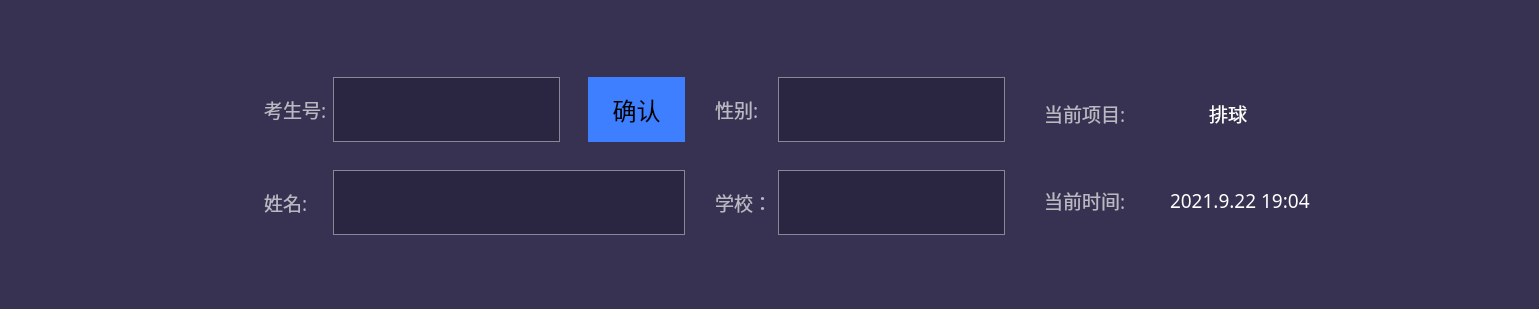
           <widget class="QFrame" name="frame_13">
            <property name="minimumSize">
             <size>
              <width>0</width>
              <height>243</height>
             </size>
            </property>
            <property name="maximumSize">
             <size>
              <width>16777215</width>
              <height>16777215</height>
             </size>
            </property>
            <property name="styleSheet">
             <string notr="true">background-color: rgb(55, 50, 82);</string>
            </property>
            <property name="title" stdset="0">
             <string/>
            </property>
            <layout class="QHBoxLayout" name="horizontalLayout_21">
             <item>
              <layout class="QHBoxLayout" name="horizontalLayout_4">
               <item>
                <spacer name="horizontalSpacer_9">
                 <property name="orientation">
                  <enum>Qt::Horizontal</enum>
                 </property>
                 <property name="sizeType">
                  <enum>QSizePolicy::Maximum</enum>
                 </property>
                 <property name="sizeHint" stdset="0">
                  <size>
                   <width>40</width>
                   <height>20</height>
                  </size>
                 </property>
                </spacer>
               </item>
               <item>
                <layout class="QVBoxLayout" name="verticalLayout_23">
                 <item>
                  <spacer name="verticalSpacer_16">
                   <property name="orientation">
                    <enum>Qt::Vertical</enum>
                   </property>
                   <property name="sizeType">
                    <enum>QSizePolicy::Maximum</enum>
                   </property>
                   <property name="sizeHint" stdset="0">
                    <size>
                     <width>20</width>
                     <height>49</height>
                    </size>
                   </property>
                  </spacer>
                 </item>
                 <item>
                  <widget class="QLabel" name="lbUserPic">
                   <property name="sizePolicy">
                    <sizepolicy hsizetype="Preferred" vsizetype="Preferred">
                     <horstretch>0</horstretch>
                     <verstretch>0</verstretch>
                    </sizepolicy>
                   </property>
                   <property name="minimumSize">
                    <size>
                     <width>155</width>
                     <height>183</height>
                    </size>
                   </property>
                   <property name="maximumSize">
                    <size>
                     <width>155</width>
                     <height>183</height>
                    </size>
                   </property>
                   <property name="styleSheet">
                    <string notr="true">border-image: url(:/resource/images/examPage/headPic.png);</string>
                   </property>
                   <property name="text">
                    <string/>
                   </property>
                   <property name="alignment">
                    <set>Qt::AlignCenter</set>
                   </property>
                  </widget>
                 </item>
                 <item>
                  <spacer name="verticalSpacer_17">
                   <property name="orientation">
                    <enum>Qt::Vertical</enum>
                   </property>
                   <property name="sizeType">
                    <enum>QSizePolicy::Maximum</enum>
                   </property>
                   <property name="sizeHint" stdset="0">
                    <size>
                     <width>20</width>
                     <height>52</height>
                    </size>
                   </property>
                  </spacer>
                 </item>
                </layout>
               </item>
               <item>
                <spacer name="horizontalSpacer_10">
                 <property name="orientation">
                  <enum>Qt::Horizontal</enum>
                 </property>
                 <property name="sizeType">
                  <enum>QSizePolicy::Maximum</enum>
                 </property>
                 <property name="sizeHint" stdset="0">
                  <size>
                   <width>40</width>
                   <height>20</height>
                  </size>
                 </property>
                </spacer>
               </item>
              </layout>
             </item>
             <item>
              <widget class="QGroupBox" name="groupBox">
               <property name="styleSheet">
                <string notr="true">border:none;</string>
               </property>
               <property name="title">
                <string/>
               </property>
               <layout class="QVBoxLayout" name="verticalLayout_35">
                <item>
                 <spacer name="verticalSpacer_28">
                  <property name="orientation">
                   <enum>Qt::Vertical</enum>
                  </property>
                  <property name="sizeHint" stdset="0">
                   <size>
                    <width>20</width>
                    <height>50</height>
                   </size>
                  </property>
                 </spacer>
                </item>
                <item>
                 <layout class="QHBoxLayout" name="horizontalLayout_6">
                  <item>
                   <layout class="QVBoxLayout" name="verticalLayout_2">
                    <property name="spacing">
                     <number>28</number>
                    </property>
                    <item>
                     <widget class="QLabel" name="label_4">
                      <property name="maximumSize">
                       <size>
                        <width>16777215</width>
                        <height>65</height>
                       </size>
                      </property>
                      <property name="font">
                       <font>
                        <family>Microsoft YaHei</family>
                        <pointsize>14</pointsize>
                       </font>
                      </property>
                      <property name="styleSheet">
                       <string notr="true">color: rgb(185, 184, 195);</string>
                      </property>
                      <property name="text">
                       <string>考生号:</string>
                      </property>
                      <property name="alignment">
                       <set>Qt::AlignLeading|Qt::AlignLeft|Qt::AlignVCenter</set>
                      </property>
                     </widget>
                    </item>
                    <item>
                     <widget class="QLabel" name="label_5">
                      <property name="maximumSize">
                       <size>
                        <width>16777215</width>
                        <height>65</height>
                       </size>
                      </property>
                      <property name="font">
                       <font>
                        <family>Microsoft YaHei</family>
                        <pointsize>14</pointsize>
                       </font>
                      </property>
                      <property name="styleSheet">
                       <string notr="true">color: rgb(185, 184, 195);</string>
                      </property>
                      <property name="text">
                       <string>姓名:</string>
                      </property>
                     </widget>
                    </item>
                   </layout>
                  </item>
                  <item>
                   <layout class="QVBoxLayout" name="verticalLayout_3">
                    <property name="spacing">
                     <number>28</number>
                    </property>
                    <item>
                     <layout class="QHBoxLayout" name="horizontalLayout_5">
                      <item>
                       <widget class="QLineEdit" name="leUserId">
                        <property name="sizePolicy">
                         <sizepolicy hsizetype="Preferred" vsizetype="Fixed">
                          <horstretch>0</horstretch>
                          <verstretch>0</verstretch>
                         </sizepolicy>
                        </property>
                        <property name="minimumSize">
                         <size>
                          <width>0</width>
                          <height>65</height>
                         </size>
                        </property>
                        <property name="maximumSize">
                         <size>
                          <width>16777215</width>
                          <height>188</height>
                         </size>
                        </property>
                        <property name="font">
                         <font>
                          <family>Microsoft YaHei</family>
                          <pointsize>18</pointsize>
                         </font>
                        </property>
                        <property name="styleSheet">
                         <string notr="true">background-color: rgb(42, 38, 66);
color: rgb(255, 255, 255);
border:1px solid #898698;</string>
                        </property>
                       </widget>
                      </item>
                      <item>
                       <widget class="QPushButton" name="pbConfimUserIdBtn">
                        <property name="minimumSize">
                         <size>
                          <width>97</width>
                          <height>65</height>
                         </size>
                        </property>
                        <property name="font">
                         <font>
                          <family>Microsoft YaHei</family>
                          <pointsize>18</pointsize>
                         </font>
                        </property>
                        <property name="styleSheet">
                         <string notr="true">background-color: rgb(61, 127, 255);
color: rgb(0, 0, 0);</string>
                        </property>
                        <property name="text">
                         <string>确认</string>
                        </property>
                       </widget>
                      </item>
                     </layout>
                    </item>
                    <item>
                     <widget class="QLineEdit" name="leUserName">
                      <property name="sizePolicy">
                       <sizepolicy hsizetype="Preferred" vsizetype="Fixed">
                        <horstretch>0</horstretch>
                        <verstretch>0</verstretch>
                       </sizepolicy>
                      </property>
                      <property name="minimumSize">
                       <size>
                        <width>0</width>
                        <height>65</height>
                       </size>
                      </property>
                      <property name="maximumSize">
                       <size>
                        <width>16777215</width>
                        <height>288</height>
                       </size>
                      </property>
                      <property name="font">
                       <font>
                        <family>Microsoft YaHei</family>
                        <pointsize>18</pointsize>
                       </font>
                      </property>
                      <property name="styleSheet">
                       <string notr="true">background-color: rgb(42, 38, 66);
color: rgb(255, 255, 255);
border:1px solid #898698;</string>
                      </property>
                     </widget>
                    </item>
                   </layout>
                  </item>
                 </layout>
                </item>
                <item>
                 <spacer name="verticalSpacer_27">
                  <property name="orientation">
                   <enum>Qt::Vertical</enum>
                  </property>
                  <property name="sizeHint" stdset="0">
                   <size>
                    <width>20</width>
                    <height>50</height>
                   </size>
                  </property>
                 </spacer>
                </item>
               </layout>
              </widget>
             </item>
             <item>
              <widget class="QGroupBox" name="groupBox_2">
               <property name="styleSheet">
                <string notr="true">border:none</string>
               </property>
               <property name="title">
                <string/>
               </property>
               <layout class="QVBoxLayout" name="verticalLayout_36">
                <item>
                 <spacer name="verticalSpacer_30">
                  <property name="orientation">
                   <enum>Qt::Vertical</enum>
                  </property>
                  <property name="sizeHint" stdset="0">
                   <size>
                    <width>20</width>
                    <height>51</height>
                   </size>
                  </property>
                 </spacer>
                </item>
                <item>
                 <layout class="QHBoxLayout" name="horizontalLayout_20">
                  <item>
                   <layout class="QVBoxLayout" name="verticalLayout_25">
                    <property name="spacing">
                     <number>28</number>
                    </property>
                    <item>
                     <widget class="QLabel" name="label_6">
                      <property name="maximumSize">
                       <size>
                        <width>16777215</width>
                        <height>65</height>
                       </size>
                      </property>
                      <property name="font">
                       <font>
                        <family>Microsoft YaHei</family>
                        <pointsize>14</pointsize>
                       </font>
                      </property>
                      <property name="styleSheet">
                       <string notr="true">color: rgb(185, 184, 195);</string>
                      </property>
                      <property name="text">
                       <string>性别:</string>
                      </property>
                     </widget>
                    </item>
                    <item>
                     <widget class="QLabel" name="label_7">
                      <property name="maximumSize">
                       <size>
                        <width>16777215</width>
                        <height>65</height>
                       </size>
                      </property>
                      <property name="font">
                       <font>
                        <family>Microsoft YaHei</family>
                        <pointsize>14</pointsize>
                       </font>
                      </property>
                      <property name="styleSheet">
                       <string notr="true">color: rgb(185, 184, 195);</string>
                      </property>
                      <property name="text">
                       <string>学校：</string>
                      </property>
                     </widget>
                    </item>
                   </layout>
                  </item>
                  <item>
                   <layout class="QVBoxLayout" name="verticalLayout_31">
                    <property name="spacing">
                     <number>28</number>
                    </property>
                    <item>
                     <widget class="QLineEdit" name="leUserGender">
                      <property name="minimumSize">
                       <size>
                        <width>0</width>
                        <height>65</height>
                       </size>
                      </property>
                      <property name="font">
                       <font>
                        <family>Microsoft YaHei</family>
                        <pointsize>18</pointsize>
                       </font>
                      </property>
                      <property name="styleSheet">
                       <string notr="true">background-color: rgb(42, 38, 66);
color: rgb(255, 255, 255);
border:1px solid #898698;</string>
                      </property>
                     </widget>
                    </item>
                    <item>
                     <widget class="QLineEdit" name="leUserSchool">
                      <property name="minimumSize">
                       <size>
                        <width>0</width>
                        <height>65</height>
                       </size>
                      </property>
                      <property name="font">
                       <font>
                        <family>Microsoft YaHei</family>
                        <pointsize>18</pointsize>
                       </font>
                      </property>
                      <property name="styleSheet">
                       <string notr="true">background-color: rgb(42, 38, 66);
color: rgb(255, 255, 255);
border:1px solid #898698;</string>
                      </property>
                     </widget>
                    </item>
                   </layout>
                  </item>
                 </layout>
                </item>
                <item>
                 <spacer name="verticalSpacer_29">
                  <property name="orientation">
                   <enum>Qt::Vertical</enum>
                  </property>
                  <property name="sizeHint" stdset="0">
                   <size>
                    <width>20</width>
                    <height>51</height>
                   </size>
                  </property>
                 </spacer>
                </item>
               </layout>
              </widget>
             </item>
             <item>
              <widget class="QGroupBox" name="groupBox_3">
               <property name="styleSheet">
                <string notr="true">border:none</string>
               </property>
               <property name="title">
                <string/>
               </property>
               <layout class="QVBoxLayout" name="verticalLayout_33">
                <property name="spacing">
                 <number>28</number>
                </property>
                <item>
                 <spacer name="verticalSpacer_18">
                  <property name="orientation">
                   <enum>Qt::Vertical</enum>
                  </property>
                  <property name="sizeHint" stdset="0">
                   <size>
                    <width>20</width>
                    <height>58</height>
                   </size>
                  </property>
                 </spacer>
                </item>
                <item>
                 <widget class="QGroupBox" name="groupBox_4">
                  <property name="maximumSize">
                   <size>
                    <width>16777215</width>
                    <height>60</height>
                   </size>
                  </property>
                  <property name="styleSheet">
                   <string notr="true">border:none;</string>
                  </property>
                  <property name="title">
                   <string/>
                  </property>
                  <layout class="QHBoxLayout" name="horizontalLayout_11">
                   <item>
                    <widget class="QLabel" name="label_8">
                     <property name="minimumSize">
                      <size>
                       <width>0</width>
                       <height>17</height>
                      </size>
                     </property>
                     <property name="maximumSize">
                      <size>
                       <width>120</width>
                       <height>16777215</height>
                      </size>
                     </property>
                     <property name="font">
                      <font>
                       <family>Microsoft YaHei</family>
                       <pointsize>14</pointsize>
                      </font>
                     </property>
                     <property name="styleSheet">
                      <string notr="true">color: rgb(185, 184, 195);</string>
                     </property>
                     <property name="text">
                      <string>当前项目:   </string>
                     </property>
                    </widget>
                   </item>
                   <item>
                    <widget class="QLabel" name="label_33">
                     <property name="minimumSize">
                      <size>
                       <width>40</width>
                       <height>40</height>
                      </size>
                     </property>
                     <property name="maximumSize">
                      <size>
                       <width>40</width>
                       <height>40</height>
                      </size>
                     </property>
                     <property name="styleSheet">
                      <string notr="true">border-image: url(:/resource/images/mainform/paiqiu.png);</string>
                     </property>
                     <property name="text">
                      <string/>
                     </property>
                    </widget>
                   </item>
                   <item>
                    <widget class="QLabel" name="label_9">
                     <property name="font">
                      <font>
                       <family>Microsoft YaHei</family>
                       <pointsize>14</pointsize>
                       <weight>50</weight>
                       <bold>false</bold>
                      </font>
                     </property>
                     <property name="styleSheet">
                      <string notr="true">color: rgb(255, 255, 255);</string>
                     </property>
                     <property name="text">
                      <string/>
                     </property>
                     <property name="alignment">
                      <set>Qt::AlignCenter</set>
                     </property>
                    </widget>
                   </item>
                   <item>
                    <widget class="QLabel" name="lbProjectName">
                     <property name="font">
                      <font>
                       <family>Microsoft YaHei</family>
                       <pointsize>14</pointsize>
                      </font>
                     </property>
                     <property name="styleSheet">
                      <string notr="true">color: rgb(255, 255, 255);</string>
                     </property>
                     <property name="text">
                      <string>排球</string>
                     </property>
                    </widget>
                   </item>
                   <item>
                    <spacer name="horizontalSpacer_47">
                     <property name="orientation">
                      <enum>Qt::Horizontal</enum>
                     </property>
                     <property name="sizeHint" stdset="0">
                      <size>
                       <width>260</width>
                       <height>20</height>
                      </size>
                     </property>
                    </spacer>
                   </item>
                  </layout>
                 </widget>
                </item>
                <item>
                 <widget class="QGroupBox" name="groupBox_12">
                  <property name="minimumSize">
                   <size>
                    <width>0</width>
                    <height>60</height>
                   </size>
                  </property>
                  <property name="maximumSize">
                   <size>
                    <width>16777215</width>
                    <height>60</height>
                   </size>
                  </property>
                  <property name="styleSheet">
                   <string notr="true">border:none;</string>
                  </property>
                  <property name="title">
                   <string/>
                  </property>
                  <layout class="QHBoxLayout" name="horizontalLayout_32">
                   <item>
                    <widget class="QLabel" name="label_10">
                     <property name="minimumSize">
                      <size>
                       <width>0</width>
                       <height>17</height>
                      </size>
                     </property>
                     <property name="maximumSize">
                      <size>
                       <width>120</width>
                       <height>16777215</height>
                      </size>
                     </property>
                     <property name="font">
                      <font>
                       <family>Microsoft YaHei</family>
                       <pointsize>14</pointsize>
                      </font>
                     </property>
                     <property name="styleSheet">
                      <string notr="true">color: rgb(185, 184, 195);</string>
                     </property>
                     <property name="text">
                      <string>当前时间:</string>
                     </property>
                    </widget>
                   </item>
                   <item>
                    <widget class="QLabel" name="lbCurrentTime">
                     <property name="enabled">
                      <bool>true</bool>
                     </property>
                     <property name="minimumSize">
                      <size>
                       <width>0</width>
                       <height>0</height>
                      </size>
                     </property>
                     <property name="font">
                      <font>
                       <family>Microsoft YaHei</family>
                       <pointsize>14</pointsize>
                      </font>
                     </property>
                     <property name="styleSheet">
                      <string notr="true">color: rgb(255, 255, 255);</string>
                     </property>
                     <property name="text">
                      <string>2021.9.22 19:04</string>
                     </property>
                    </widget>
                   </item>
                  </layout>
                 </widget>
                </item>
                <item>
                 <spacer name="verticalSpacer_19">
                  <property name="orientation">
                   <enum>Qt::Vertical</enum>
                  </property>
                  <property name="sizeHint" stdset="0">
                   <size>
                    <width>20</width>
                    <height>40</height>
                   </size>
                  </property>
                 </spacer>
                </item>
               </layout>
              </widget>
             </item>
            </layout>
           </widget>
